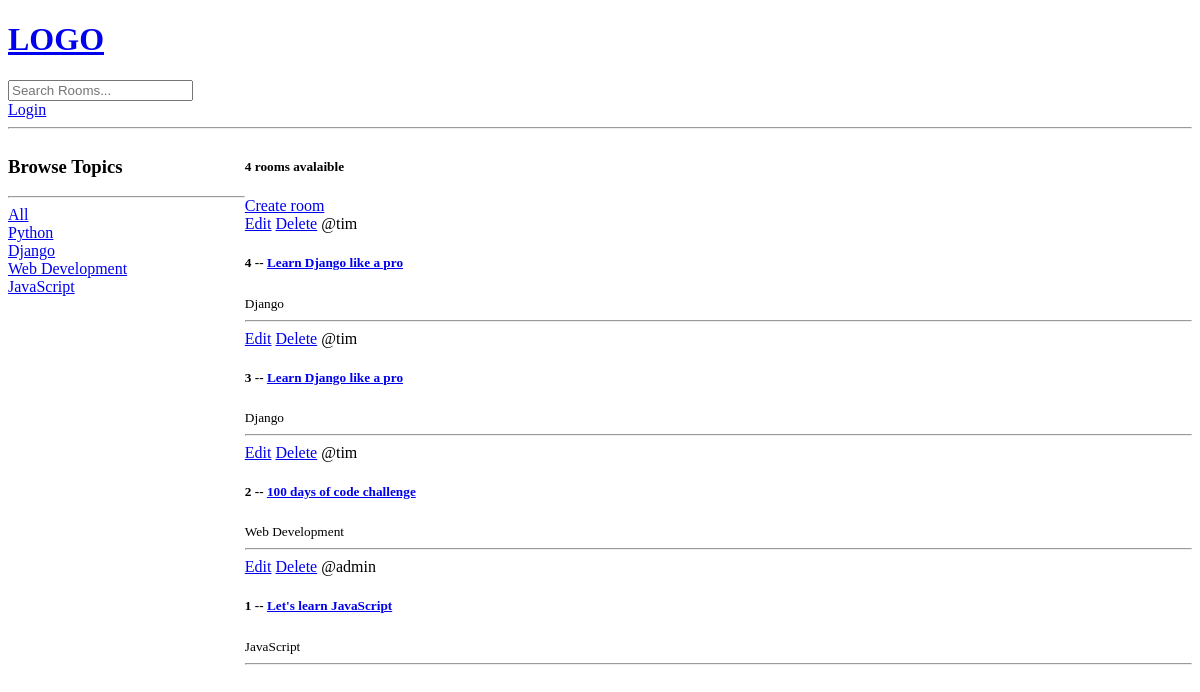
/, run on an earlier commit of the app's database.
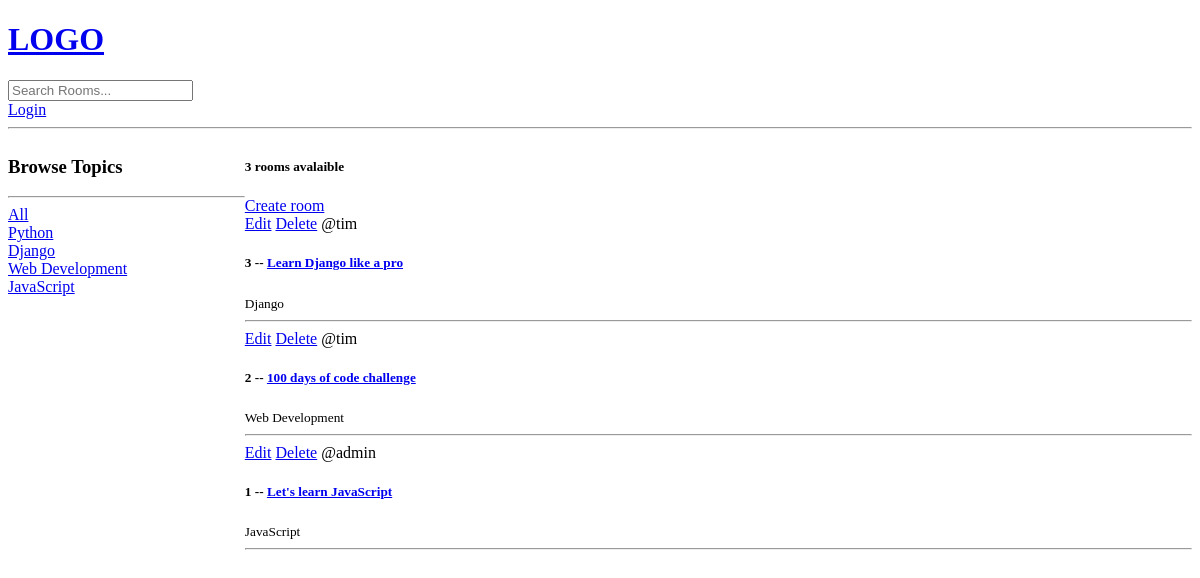
And on a later commit of the database.
### base/models.py (models this page shows, shortened)
class Topic(models.Model):
    name = models.CharField(max_length=200)

class Room(models.Model):
    host = models.ForeignKey(User, on_delete=models.SET_NULL, null=True)
    topic = models.ForeignKey(Topic, on_delete=models.SET_NULL, null=True)
    name = models.CharField(max_length=200)
    description = models.TextField(null=True, blank=True)
    updated = models.DateTimeField(auto_now=True)
    created = models.DateTimeField(auto_now_add=True)
    class Meta:
        ordering = ['-updated', '-created']

### base/views.py (the view)
# urls.py: path('', views.home, name="home"),
def home(request):
    q = request.GET.get('q') if request.GET.get('q') is not None else ''
    rooms = Room.objects.filter(
        Q(topic__name__icontains=q) |
        Q(name__icontains=q) |
        Q(description__icontains=q) |
        Q(host__username__icontains=q)
        )
    topics = Topic.objects.all()
    room_count = rooms.count()
    context = {'rooms': rooms, 'topics': topics, 'room_count': room_count}
    return render(request, 'base/home.html', context)

### base/templates/base/home.html (shortened to what this page needs)
{% extends 'main.html' %}
{% block content %}
<div class="home-container">
    <div>
        <h3>Browse Topics</h3>
        <hr>
        <div>
            <a href="{% url 'home' %}">All</a>
        </div>
        {% for topic in topics %}
            <div>
                <a href="{% url 'home' %}?q={{topic.name}}">{{topic.name}}</a>
            </div>
        {% endfor %}
    </div>
    <div>
        <h5>{{room_count}} rooms avalaible</h5>
        <a href="{% url 'create-room' %}">Create room</a>
        <div>
            {% for room in rooms %}
                <div>
                    <a href="{% url 'update-room' room.id %}">Edit</a>
                    <a href="{% url 'delete-room' room.id %}">Delete</a>
                    <span>@{{room.host.username}}</span>
                    <h5>{{room.id}} -- <a href="{% url 'room' room.id %}">{{room.name}}</a></h5>
                    <small>{{room.topic.name}}</small>
                    <hr>
                </div>
            {% endfor %}
        </div>
    </div>
</div>
{% endblock content %}

What changed in the data, as far as the page shows it:
removed Room: host.username "tim", id "4", name "Learn Django like a pro", topic.name "Django"
Also different on the page:
{{ room_count }}: "4" → "3"
